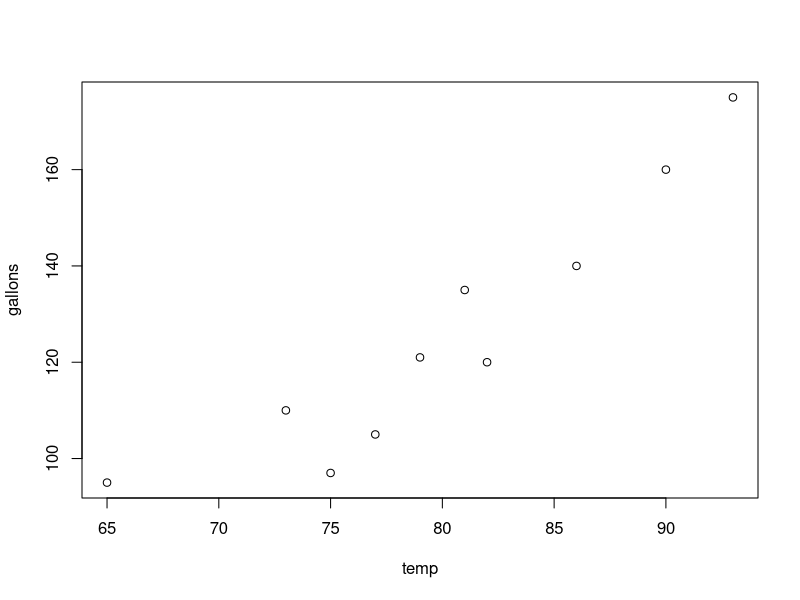
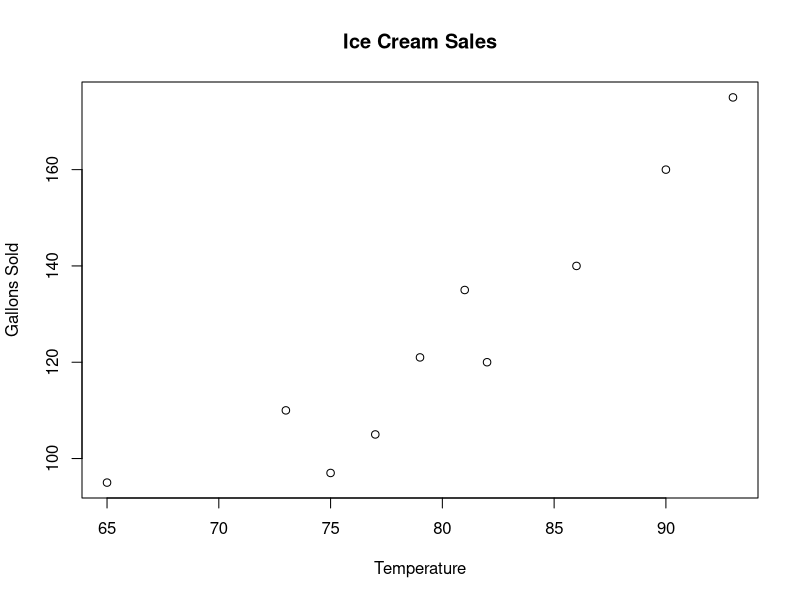
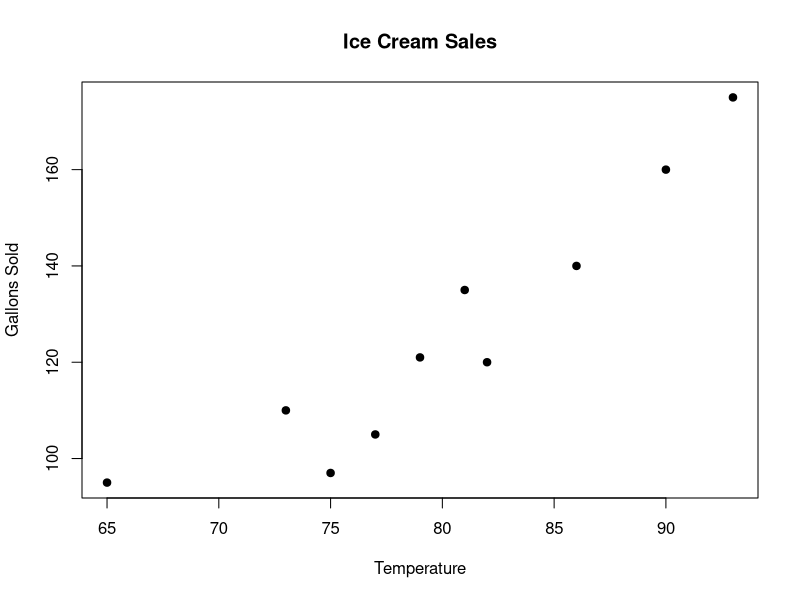
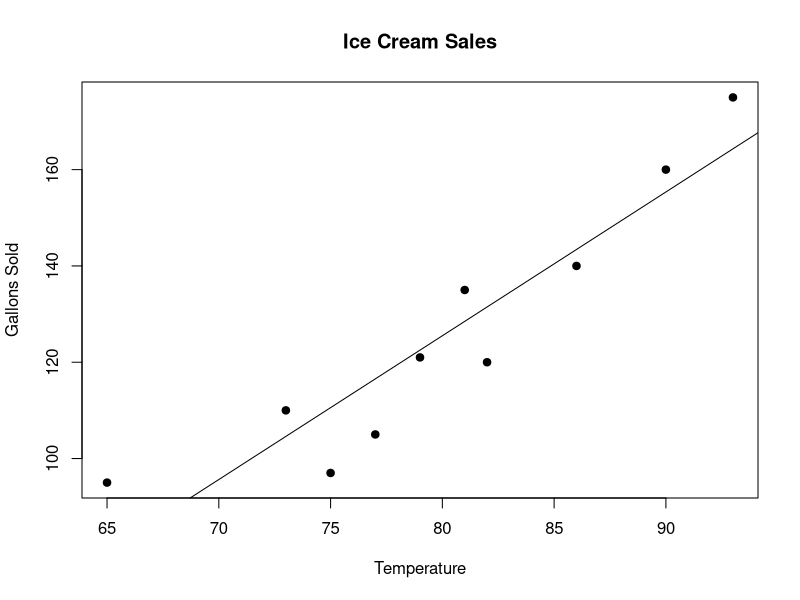

The R script that drew these images, in order:
## ---- chunk 1
temp <- c(73,65,81,90,75,77,82,93,86,79)
gallons <- c(110,95,135,160,97,105,120,175,140,121)
## ---- chunk 2
dataFrame <- data.frame(temp, gallons)
## ---- chunk 3
plot(dataFrame)
## ---- chunk 4
plot(dataFrame, main="Ice Cream Sales", xlab="Temperature", ylab="Gallons Sold")
## ---- chunk 5
plot(dataFrame, main="Ice Cream Sales", xlab="Temperature", ylab="Gallons Sold", pch=19)
## ---- chunk 6
R = cor(temp,gallons)
R
R*R
## ---- chunk 7
model = lm(gallons~temp, data=dataFrame)
summary(model)
## ---- chunk 8
plot(dataFrame, main="Ice Cream Sales", xlab="Temperature", ylab="Gallons Sold" , pch=19)
abline(model)
## ---- chunk 9
predictors = data.frame(temp=c(89,91,72))
predictions<-predict(model, predictors)
predictions
